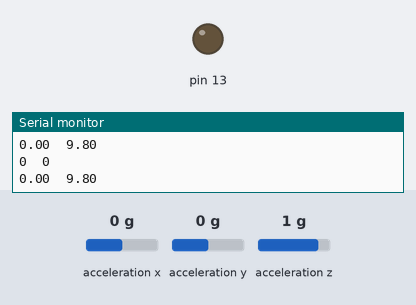
A sketch run on a simulated Arduino Uno, built with avr-gcc and run on an emulated ATmega328P. Parts: output pins drawn as LEDs (lit = HIGH), the last lines printed to the serial monitor. Wiring (inferred from the names in the program): MPU-6050 motion sensor at I2C address 0x68. Dashed ring = blinking. The inputs (shaded band) are chosen by the test bench; at power-on: acceleration y 0 g, acceleration z 1 g, acceleration x 0 g.

Above: at 1.2 s.
1.3 s: acceleration y set to 0.2 g
At 1.7 s:
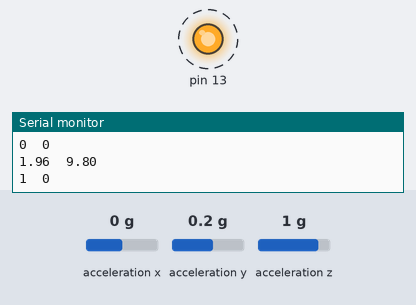
4.3 s: acceleration z set to 0.2 g
7.3 s: acceleration z set to -0.1 g
At 7.3 s:
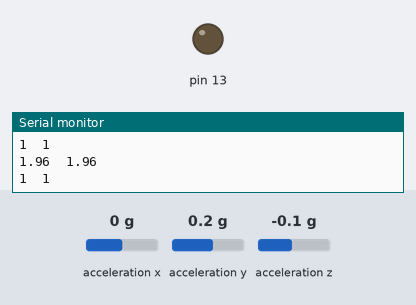
Timing chart, 0 to 10.3 s (numbered marks = the images above; inputs shaded):
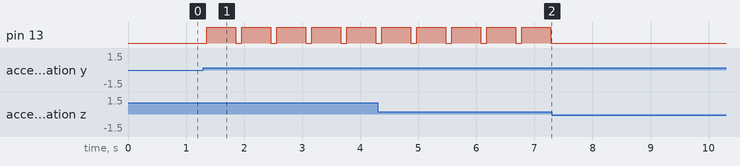

Measured:
- the behaviour switches between 0 and 0.1 g on acceleration y (found by bisection; images 0 and 1)
- the behaviour switches between 0.1 and 0 g on acceleration z (found by bisection; images 1 and 2)
- after the input at 1.3 s, pin 13: alternates HIGH for 0.50 s and LOW for 0.10 s, starting after 0.06 s
- after the input at 7.3 s, pin 13: stops changing and stays LOW

The sketch:

sketch_aug11a.ino
```cpp
#include <Wire.h>
#define devAddr 0x68
#define GYRO_CONFIG 0x1B
#define ACCEL_CONFIG 0x1C
#define ACCEL_XOUT_H 0x3B
#define ACCEL_YOUT_H 0x3D
#define ACCEL_ZOUT_H 0x3F
#define PWR_MGMT_1 0x6B
#define PWR_MGMT_2 0x6C
int8_t i = 0;
int16_t ax, ay, az;
float lastY[3] = {};
float lastZ[3] = {};

void getAcceleration( int16_t* x, int16_t* y, int16_t* z);
bool calculateAbsDiff(float x, float y);

void setup() {
    Wire.begin();
    //wake up
    Serial.begin(38400);
    Wire.beginTransmission(devAddr); //开启MPU6050的传输
    Wire.write(PWR_MGMT_1);     //指定寄存器地址
    Wire.write(0);              //写入一个字节的数据
    Wire.endTransmission(true); //结束传输，true表示释放总线
    //set to cycle and disable temperature sensor and set clock source
    Wire.beginTransmission(devAddr);
    Wire.write(PWR_MGMT_1);
    Wire.write(B00101001);
    Wire.endTransmission(true);
    //set gyro scale
    Wire.beginTransmission(devAddr);
    Wire.write(GYRO_CONFIG);
    Wire.write(B00000000);
    Wire.endTransmission(true);
    //set range to +4g/-4g
    Wire.beginTransmission(devAddr);
    Wire.write(ACCEL_CONFIG);
    Wire.write(B00001000);
    Wire.endTransmission(true);
    //set wake frequency
    Wire.beginTransmission(devAddr);
    Wire.write(PWR_MGMT_2);
    Wire.write(B01000111);
    Wire.endTransmission(true);
    pinMode(13,OUTPUT);
}

void loop() {
    // read raw accel measurements from device
    getAcceleration(&ax, &ay, &az);
    float readAy = ay;
    float readAz = az;
    readAy = (readAy / 32768) * 39.2;
    readAz = (readAz / 32768) * 39.2;

    Serial.print(readAy); Serial.print("\t");
    Serial.print(readAz); Serial.print("\n");
    Serial.print(calculateAbsDiff(lastY[i], readAy)); Serial.print("\t");
    Serial.print(calculateAbsDiff(lastZ[i], readAz)); Serial.print("\n");
    Serial.print("\n");
    bool next = 0;

    if( ((calculateAbsDiff(lastY[i], readAy) | calculateAbsDiff(lastZ[i], readAz)) & readAy > 0  & readAz > 0) ){
      delay(50);
      getAcceleration(&ax, &ay, &az);
      readAy = ay;
      readAz = az;
      readAy = (readAy / 32768) * 39.2;
      readAz = (readAz / 32768) * 39.2;
      if( ((calculateAbsDiff(lastY[i], readAy) | calculateAbsDiff(lastZ[i], readAz)) & readAy > 0 & readAz > 0) ){
        digitalWrite( 13, HIGH);
        delay(500);
      }
    }
    else{
      lastY[i] = readAy;
      lastZ[i] = readAz;
    }
    i ++;
    if(i == 3){
      i = 0;
    }
    digitalWrite( 13, LOW);
    delay(50);
}
void getAcceleration( int16_t* x, int16_t* y, int16_t* z){
  Wire.beginTransmission(devAddr); //开启MPU6050的传输
  Wire.write(ACCEL_XOUT_H); //指定寄存器地址
  Wire.requestFrom(devAddr, 6, true); //将输据读出到缓存
  Wire.endTransmission(true); //关闭传输模式
  *x = Wire.read() << 8 | Wire.read(); //两个字节组成一个16位整数
  *y = Wire.read() << 8 | Wire.read(); //两个字节组成一个16位整数
  *z = Wire.read() << 8 | Wire.read(); //两个字节组成一个16位整数
}
bool calculateAbsDiff(float x, float y){
    x = abs(x);
    y = abs(y);
    float z;
    z = x - y;
    z = abs(z);
    if( z > 0.8 ){
      return true;
    }
    else{
      return false;
    }
}
```
